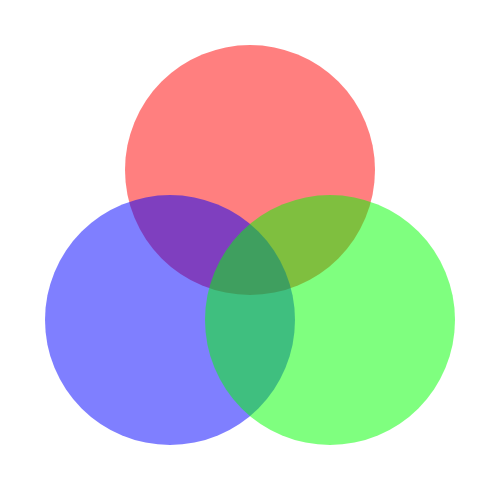
Frame 1 (no input)
Frame 60 (no input): identical to frame 1, image omitted
Frame 120 (the mouse pressed at the canvas centre since frame 60): identical to frame 1, image omitted

The p5.js sketch that drew this single still picture (run headless with seeded random() and noise() and a simulated clock; from frame 60 on, the mouse is pressed at the canvas centre):

// p5.js sketch
// ── sketch.js
function setup() {
  createCanvas(500, 500);
  colorMode(HSB);
}

function draw() {
  background(0,0,100);

  noStroke();
  fill(0,100,100,0.5);
  circle(250,170,250);

  fill(240,100,100,0.5);
  circle(170,320,250);

  fill(120,100,100,0.5);
  circle(330,320,250);

}
